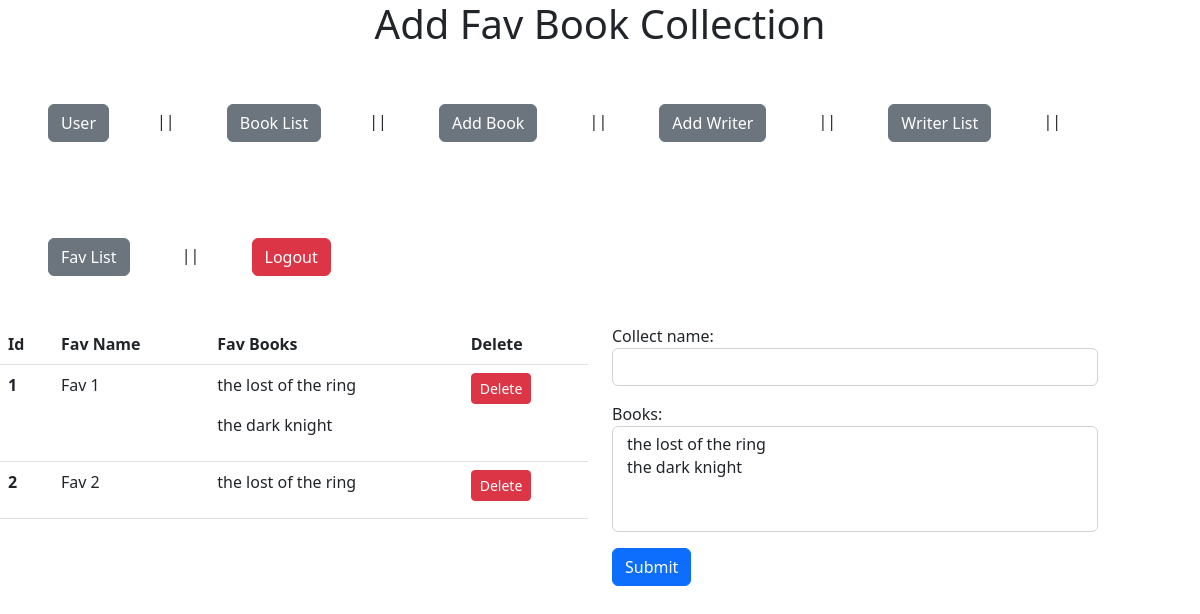
The app's page /favBookColl/ (signed in), older data.
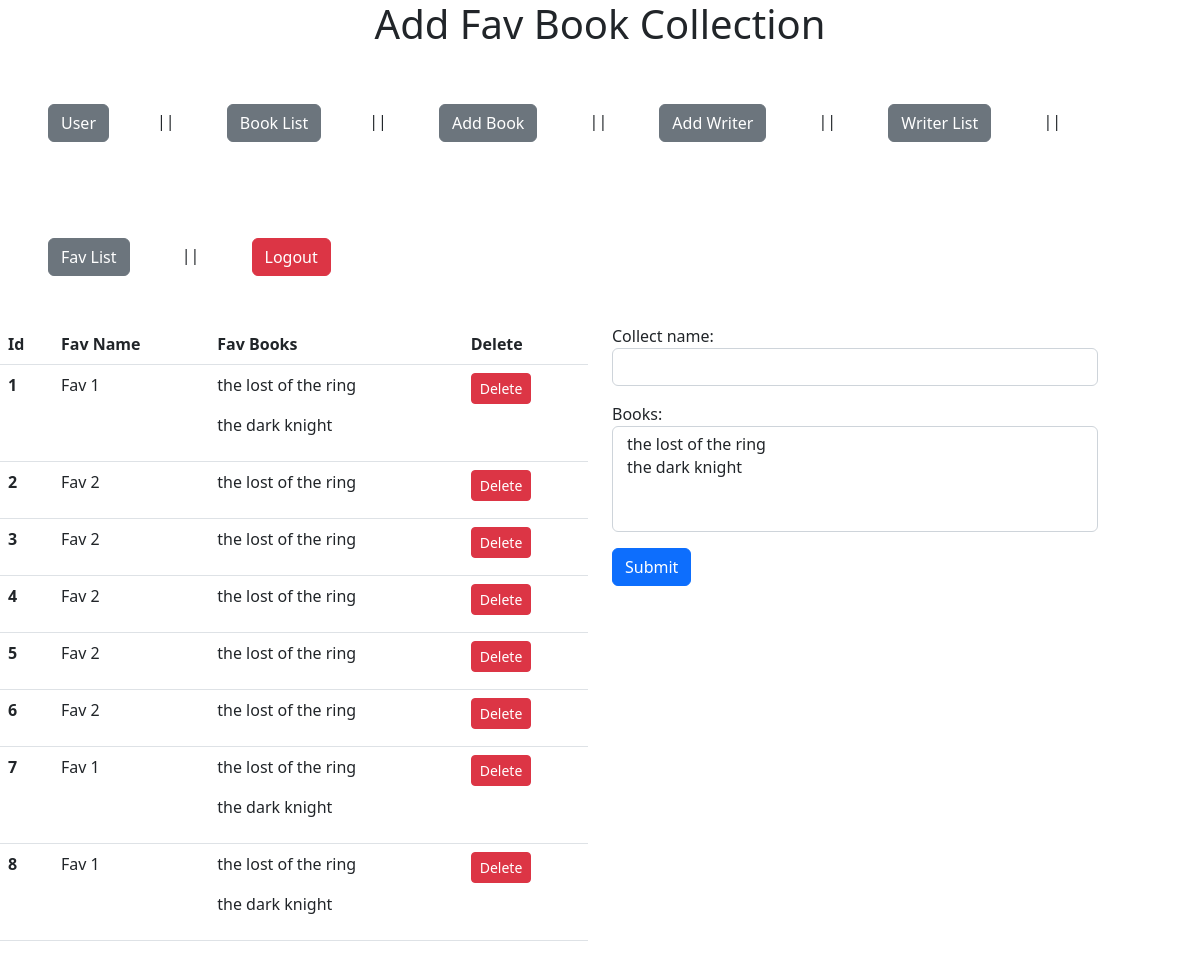
The same page, newer data.
### book/models.py (models this page shows, shortened)
class FavBookCollection(models.Model):
    collect_name=models.CharField(max_length=100,null=False)
    books=models.ManyToManyField(Book)

class Book(models.Model):
    name=models.CharField(max_length=100,null=False)
    writer=models.ForeignKey(Writer, on_delete=models.SET_NULL,null=True)
    cerated=models.DateTimeField(auto_now_add=True,null=True)
    updated=models.DateTimeField(auto_now=True,null=True)
    def __str__(self):
        return self.name

### book/views.py (the view)
# urls.py: path('favBookColl/',views.add_fav_book_collection,name='fav')
@login_required(login_url='login')
def add_fav_book_collection(request):
    context={'favlist':FavBookCollection.objects.all()}
    context['form']=FavForm()
    if request.method == "POST":
        form=FavForm(request.POST)
        if form.is_valid():
            form.save()
    return render(request, 'book/fav.html',context)

### book/form.py
class FavForm(forms.ModelForm):
    class Meta:
        model=models.FavBookCollection
        fields='__all__'
        widgets={
            'collect_name':forms.TextInput(attrs={'class':'form-control col-6'}),
            'books':forms.SelectMultiple(attrs={'class':'form-select col-6'}),
        }

### templates/book/fav.html
{% extends 'main.html' %} {% block context %}
<h1 class="text-center">Add Fav Book Collection</h1>
{% include 'nav.html' %}
<div class="row">
  <div class="col-6">
    <table class="table">
      <thead>
        <tr>
          <th scope="col">Id</th>
          <th scope="col">Fav Name</th>
          <th scope="col">Fav Books</th>
          <th scope="col">Delete</th>
        </tr>
      </thead>
      <tbody>
        {% for fav in favlist %}
        <tr>
          <th scope="row">{{fav.id}}</th>
          <td>{{fav.collect_name}}</td>
          <td>
            {% for book in fav.books.all %}
            <p>{{book}}</p>
            {% endfor %}
          </td>
          <td>
            <a class="btn btn-sm btn-danger" href="">Delete</a>
          </td>
        </tr>
        {% endfor %}
      </tbody>
    </table>
  </div>
  <div class="col-5">
    <form action="" method="post">
      {% csrf_token %} {{form.as_p}}
      <button type="submit" class="btn btn-primary">Submit</button>
    </form>
  </div>
</div>
{% endblock context %}

### templates/main.html (shortened to what this page needs)
<!DOCTYPE html>
{% load static %}
<html lang="en">
  <head>
    <link
      href="https://cdn.jsdelivr.net/npm/bootstrap@5.2.3/dist/css/bootstrap.min.css"
      rel="stylesheet"
    />
  </head>
  <body>
    {% block context %}{% endblock context %}
  </body>
</html>

### templates/nav.html
<a class="btn btn-secondary m-5" href="{% url 'user' %}">User</a>||
<a class="btn btn-secondary m-5" href="{% url 'bookList' %}">Book List</a>||
<a class="btn btn-secondary m-5" href="{% url 'addBook' %}">Add Book</a> ||
<a class="btn btn-secondary m-5" href="{% url 'addWriter' %}">Add Writer</a> ||
<a class="btn btn-secondary m-5" href="{% url 'writerList' %}">Writer List</a>
||
<a class="btn btn-secondary m-5" href="{% url 'fav' %}">Fav List</a>
||
<a class="btn btn-danger m-5" href="{% url 'logout' %}">Logout</a>

Row changes from the older to the newer data that the page shows:
added FavBookCollection: id "3", collect_name "Fav 2", Book (name "the lost of the ring")
added FavBookCollection: id "4", collect_name "Fav 2", Book (name "the lost of the ring")
added FavBookCollection: id "5", collect_name "Fav 2", Book (name "the lost of the ring")
added FavBookCollection: id "6", collect_name "Fav 2", Book (name "the lost of the ring")
added FavBookCollection: id "7", collect_name "Fav 1", Book (name "the lost of the ring"), Book (name "the dark knight")
added FavBookCollection: id "8", collect_name "Fav 1", Book (name "the lost of the ring"), Book (name "the dark knight")
